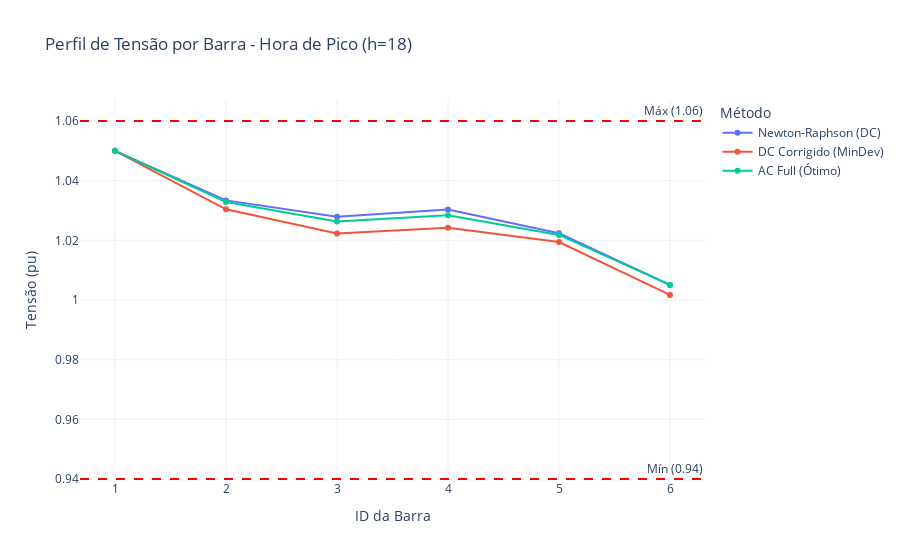

Source (notebook cell):
### Code cell
import pandas as pd
import plotly.express as px

# 1. Escolha a hora do pico (ajuste conforme seu perfil de carga, ex: h=18)
hora_pico = 18

# 2. Organizando os dados para essa hora específica
bus_ids = [bus.id for bus in NET.buses]

# Criando um DataFrame comparativo para a hora selecionada
df_pico = pd.DataFrame({
    'Barra': bus_ids,
    'Newton-Raphson (DC)': tensions_nr[hora_pico],
    'DC Corrigido (MinDev)': tensions_dc_corr[hora_pico],
    'AC Full (Ótimo)': tensions_ac[hora_pico]
})

# Transformando para formato longo para o Plotly
df_pico_melt = df_pico.melt(id_vars='Barra', var_name='Método', value_name='Tensão (pu)')

# 3. Plotagem
fig_pico = px.line(
    df_pico_melt,
    x='Barra',
    y='Tensão (pu)',
    color='Método',
    markers=True,
    title=f'Perfil de Tensão por Barra - Hora de Pico (h={hora_pico})',
    template='plotly_white'
)

# Adicionando faixas de segurança
fig_pico.add_hline(y=0.94, line_dash="dash", line_color="red", annotation_text="Mín (0.94)")
fig_pico.add_hline(y=1.06, line_dash="dash", line_color="red", annotation_text="Máx (1.06)")

# Ajustes de layout
fig_pico.update_layout(
    xaxis_title="ID da Barra",
    yaxis_title="Tensão (pu)",
    hovermode="x unified",
    xaxis=dict(type='category') # Garante que as barras sejam tratadas como nomes
)

fig_pico.show()

### Figure 1 — Plotly figure (JSON) as saved in the notebook; plotly's stock layout.template omitted (floating-point values rounded to 4 significant figures)
{"data": [{"hovertemplate": "Método=Newton-Raphson (DC)<br>Barra=%{x}<br>Tensão (pu)=%{y}<extra></extra>", "legendgroup": "Newton-Raphson (DC)", "line": {"color": "#636efa", "dash": "solid"}, "marker": {"symbol": "circle"}, "mode": "lines+markers", "name": "Newton-Raphson (DC)", "orientation": "v", "showlegend": true, "type": "scatter", "x": [1, 2, 3, 4, 5, 6], "xaxis": "x", "y": [1.05, 1.033, 1.028, 1.03, 1.022, 1.005], "yaxis": "y"}, {"hovertemplate": "Método=DC Corrigido (MinDev)<br>Barra=%{x}<br>Tensão (pu)=%{y}<extra></extra>", "legendgroup": "DC Corrigido (MinDev)", "line": {"color": "#EF553B", "dash": "solid"}, "marker": {"symbol": "circle"}, "mode": "lines+markers", "name": "DC Corrigido (MinDev)", "orientation": "v", "showlegend": true, "type": "scatter", "x": [1, 2, 3, 4, 5, 6], "xaxis": "x", "y": [1.05, 1.03, 1.022, 1.024, 1.019, 1.002], "yaxis": "y"}, {"hovertemplate": "Método=AC Full (Ótimo)<br>Barra=%{x}<br>Tensão (pu)=%{y}<extra></extra>", "legendgroup": "AC Full (Ótimo)", "line": {"color": "#00cc96", "dash": "solid"}, "marker": {"symbol": "circle"}, "mode": "lines+markers", "name": "AC Full (Ótimo)", "orientation": "v", "showlegend": true, "type": "scatter", "x": [1, 2, 3, 4, 5, 6], "xaxis": "x", "y": [1.05, 1.033, 1.026, 1.028, 1.022, 1.005], "yaxis": "y"}], "layout": {"annotations": [{"showarrow": false, "text": "Mín (0.94)", "x": 1, "xanchor": "right", "xref": "x domain", "y": 0.94, "yanchor": "bottom", "yref": "y"}, {"showarrow": false, "text": "Máx (1.06)", "x": 1, "xanchor": "right", "xref": "x domain", "y": 1.06, "yanchor": "bottom", "yref": "y"}], "hovermode": "x unified", "legend": {"title": {"text": "Método"}, "tracegroupgap": 0}, "shapes": [{"line": {"color": "red", "dash": "dash"}, "type": "line", "x0": 0, "x1": 1, "xref": "x domain", "y0": 0.94, "y1": 0.94, "yref": "y"}, {"line": {"color": "red", "dash": "dash"}, "type": "line", "x0": 0, "x1": 1, "xref": "x domain", "y0": 1.06, "y1": 1.06, "yref": "y"}], "title": {"text": "Perfil de Tensão por Barra - Hora de Pico (h=18)"}, "xaxis": {"anchor": "y", "domain": [0, 1], "title": {"text": "ID da Barra"}, "type": "category"}, "yaxis": {"anchor": "x", "domain": [0, 1], "title": {"text": "Tensão (pu)"}}}}
